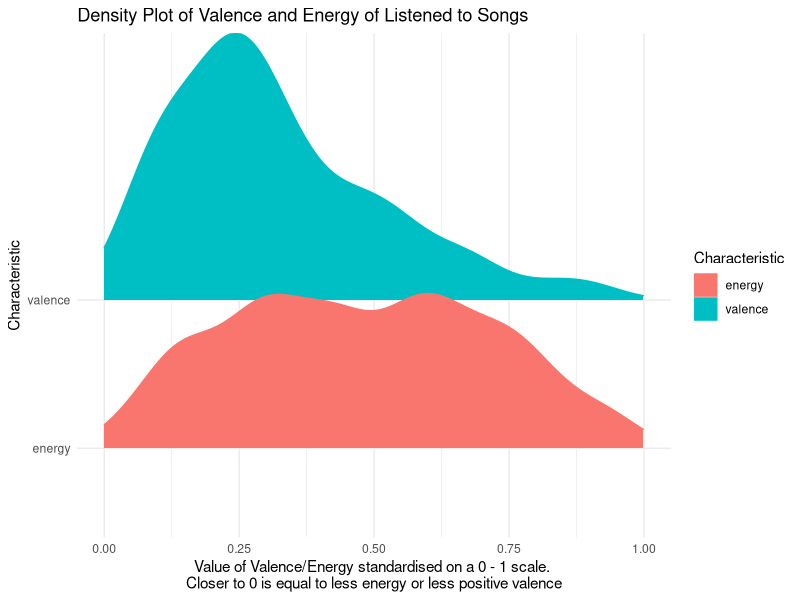
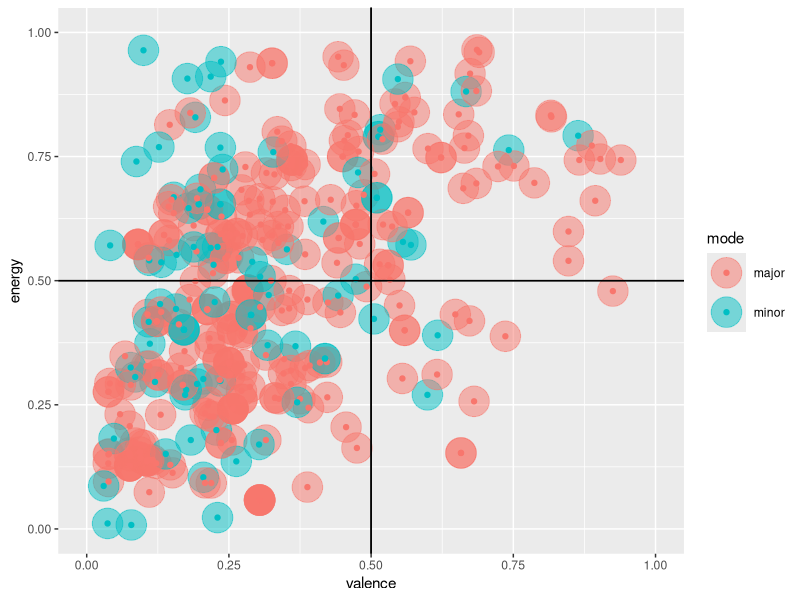

Generate these figures, in order, with R:
## ---- chunk 1
library(tidyverse)
library(ggridges)
library(psych)
## ---- chunk 2
s1Proc <- read_csv("data/s1Processed.csv")
## ---- chunk 3
s1Proc %>% 
dplyr::select(contains("track"),
              contains("ness"),
              energy,
              mode,
              valence,
              duration_ms,
              tempo,
              time_signature,
              artist_name) %>% 
  psych::describe()
## ---- chunk 4
s1Proc %>% 
  tidyr::gather(key = Characteristic,
                value = value,
                valence, energy) %>% 
  ggplot2::ggplot(aes(x = value, y = Characteristic, color = Characteristic, fill = Characteristic)) + 
  ggridges::geom_density_ridges() + 
  ggplot2::xlim(0,1) +
  ggplot2::theme_minimal()+ 
  ggplot2::ggtitle("Density Plot of Valence and Energy of Listened to Songs") + 
  ggplot2::xlab("Value of Valence/Energy standardised on a 0 - 1 scale. \nCloser to 0 is equal to less energy or less positive valence")

## ---- chunk 5
s1Proc %>% 
filter(mode == "minor" | mode == "major" & !is.na(track_name)) %>% 
ggplot2::ggplot(aes(x = valence,
y = energy,
color = mode)) +
geom_point(size = 10, alpha = .5) +
geom_hline(yintercept = .5) +
geom_vline(xintercept =.5) +
ylim(0,1) +
xlim(0,1) +
ggplot2::geom_point(aes(color = mode)) +
ggplot2::geom_hline(yintercept = .5) +
ggplot2::geom_vline(xintercept =.5) + 
ggplot2::ylim(0,1) + 
ggplot2::xlim(0,1)
## ---- chunk 6

#apaTables::apa.cor.table(s1SpotCor)
